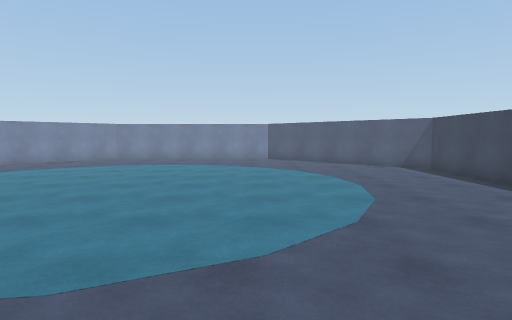
View 1 (above)

12 first-person views from a walk through a Unity game level. The camera is 1.4 m above the floor, tilts 4° down and sees 75° across. The floor is counted in squares, 1 m on a side. Each view is taken from the middle of a square. On the plan, view 1 faces up. The plan holds only what a view shows up to about 15 squares ahead; the rest is blank. The player is left out.

View 2
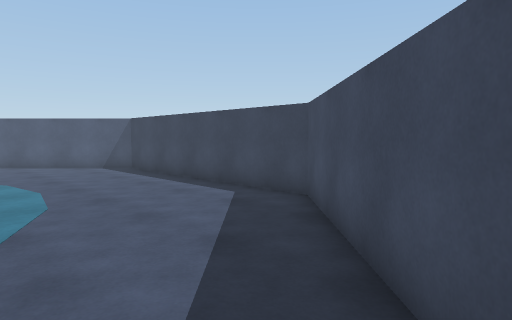

View 3
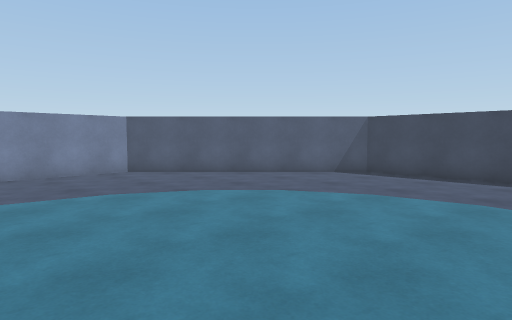

View 4
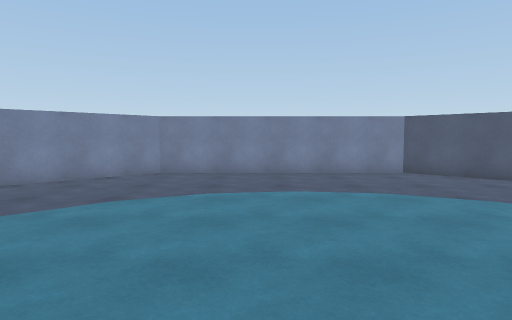

View 5
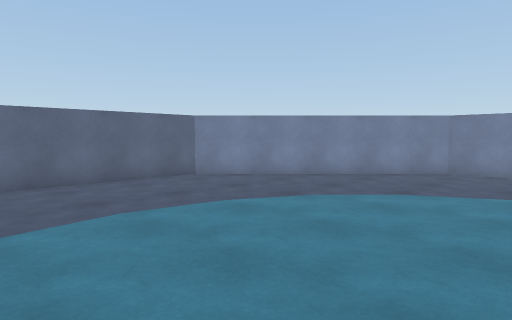

View 6
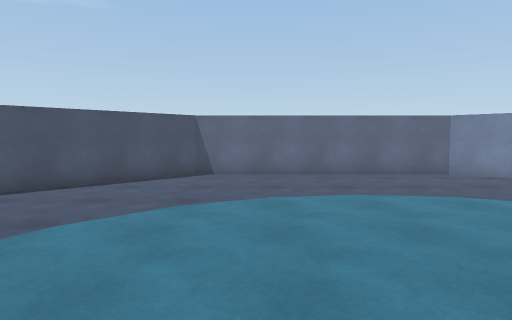

View 7
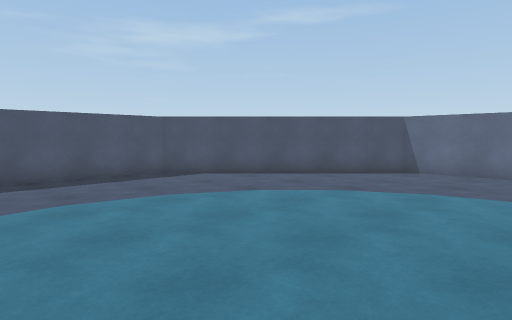

View 8
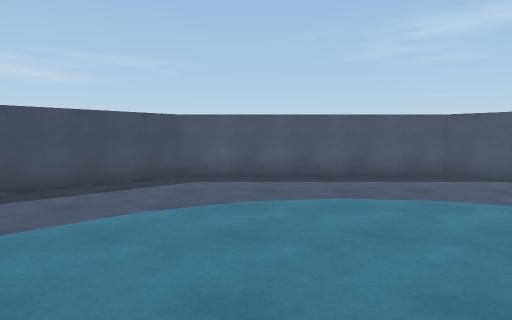

View 9
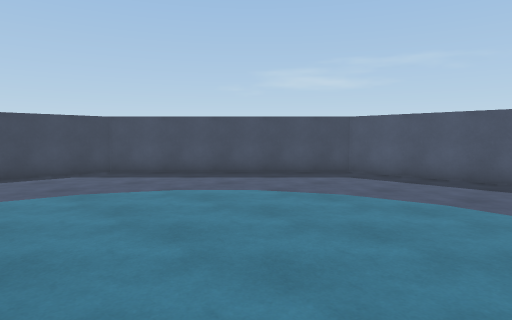

View 10
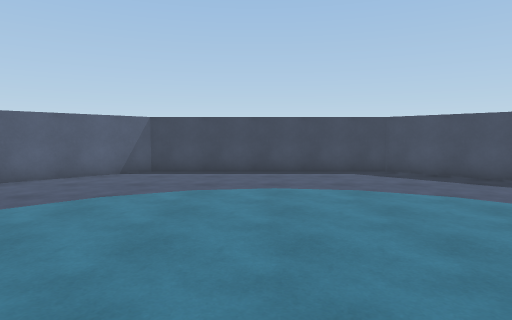

View 11
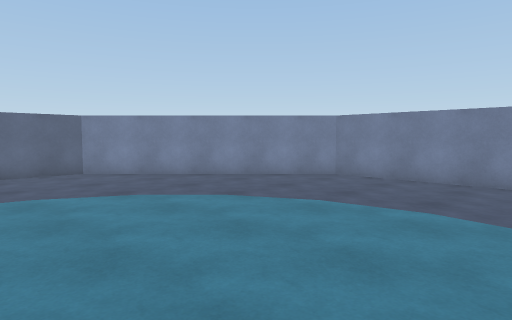

View 12
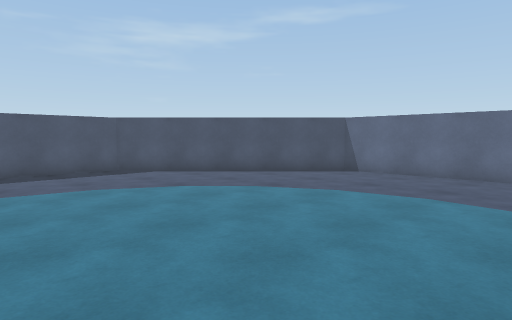

### Floor plan
Points are (right, up) in squares from view 1. A wall is a line through its corners. A room is listed if a view was taken in it or the views show most of it. See-through windows are left out.
Room 1 (views 1, 2, 3, 4, 5, 6, 7, 8, 9, 10, 11, 12)
walls: (-8.8, 21) (-15.5, 14.3) (-15.5, 4.7) (-8.8, -2) (0.8, -2) (7.5, 4.7) (7.5, 14.3) (0.8, 21) (-8.8, 21)

Positions as (right, up) in squares from view 1, and headings:
1: (0, 0), facing up
2: (1, 0), facing up-right
3: (-5, 8), facing up-right
4: (-5, 8), facing up
5: (-5, 7), facing up-left
6: (-3, 7), facing left
7: (-2, 10), facing down-left
8: (-2, 10), facing down
9: (-6, 10), facing down-right
10: (-6, 10), facing right
11: (-2, 10), facing up-left
12: (-3, 12), facing down-left
